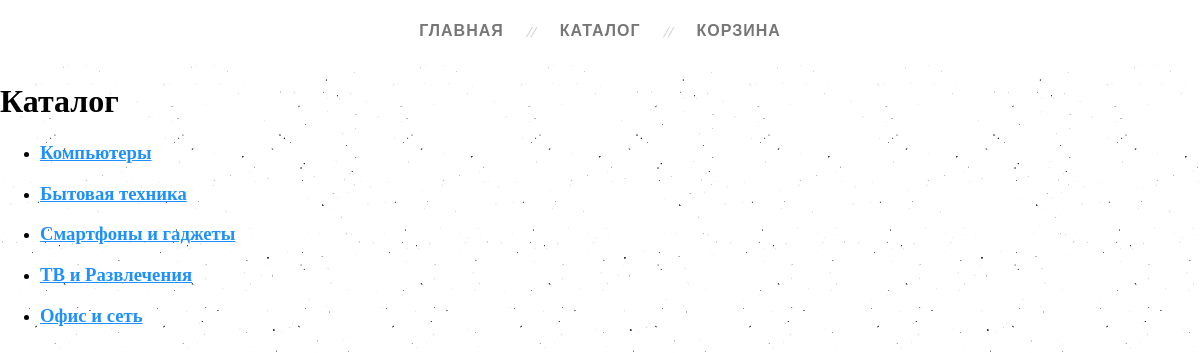
Page /catalog/ on the committed database.
### myapp/models.py (models this page shows)
class ProductCategory(models.Model):
    name = models.CharField(max_length=128)
    desc = models.TextField(blank=True)
    def __str__(self):
        return self.name

### myapp/views.py (the view)
# urls.py: path('catalog/', myapp.catalog, name='catalog'),
def catalog(request):
    categories = ProductCategory.objects.all()
    context = {
        'categories': categories,
        'page_title': 'каталог'
    }
    return render(request, 'myapp/catalog.html', context)

### myapp/templates/myapp/catalog.html
{% extends 'myapp/base.html' %}
{% block content %}
    <h1>Каталог</h1>
    <div class="catalog-menu">
        <ul>
            {% for item in categories %}
                <li>
                    <h3><a href="{% url 'catalog_page' item.pk %}">
                        {{ item }}
                    </a></h3>
                </li>
            {% endfor %}
        </ul>
    </div>
{% endblock %}

### static/css/style.css (style rules this page uses)
* { box-sizing: border-box; }
body { margin: 0; background: url(/static/img/background.png) }
a { color: dodgerblue; }

### rows in the picture
ProductCategory: name "Компьютеры"
ProductCategory: name "Бытовая техника"
ProductCategory: name "Смартфоны и гаджеты"
ProductCategory: name "ТВ и Развлечения"
ProductCategory: name "Офис и сеть"
